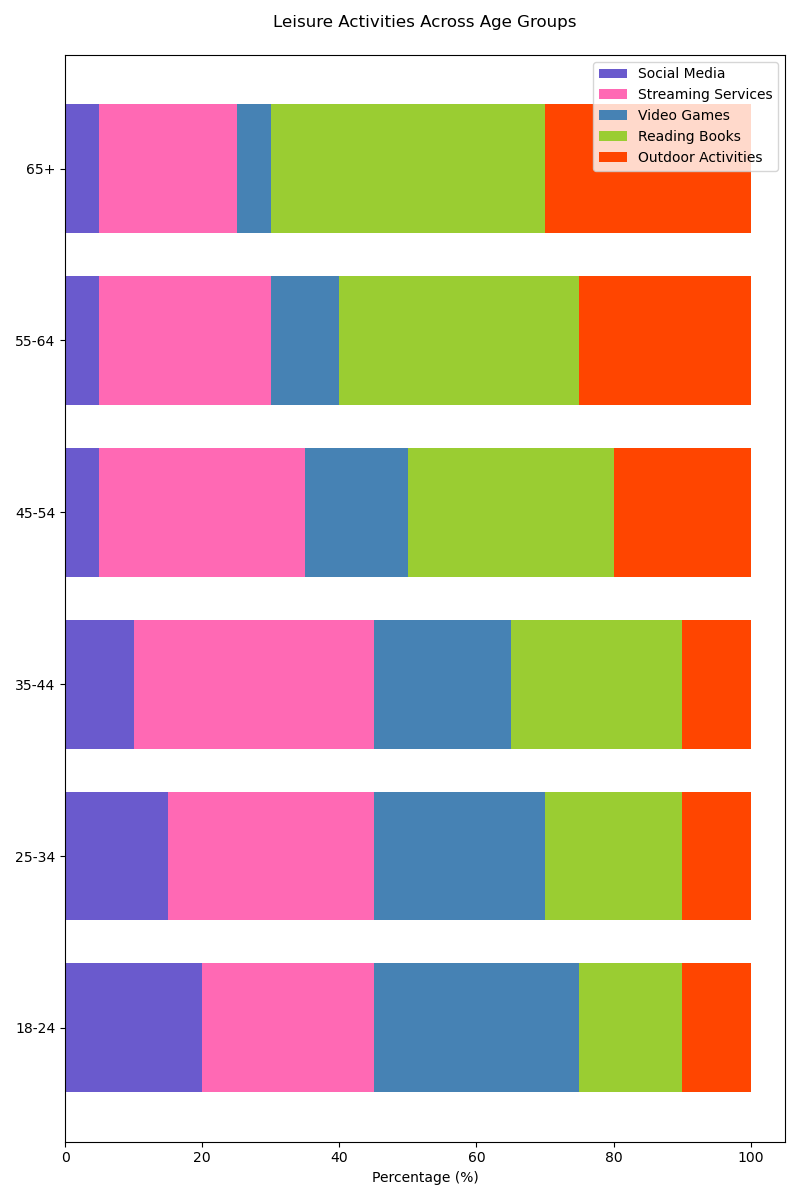

Recreate this plot in Python.

import matplotlib.pyplot as plt
import numpy as np

age_groups = ['18-24', '25-34', '35-44', '45-54', '55-64', '65+']
social_media = [20, 15, 10, 5, 5, 5]
streaming_services = [25, 30, 35, 30, 25, 20]
video_games = [30, 25, 20, 15, 10, 5]
reading_books = [15, 20, 25, 30, 35, 40]
outdoor_activities = [10, 10, 10, 20, 25, 30]

data = np.array([social_media, streaming_services, video_games, reading_books, outdoor_activities])
data_cum = data.cumsum(axis=0)

colors = ['#6A5ACD', '#FF69B4', '#4682B4', '#9ACD32', '#FF4500']

bar_height = 0.75

fig, ax = plt.subplots(figsize=(8, 12))

for i, (colname, color) in enumerate(zip(['Social Media', 'Streaming Services', 'Video Games', 'Reading Books', 'Outdoor Activities'], colors)):
    widths = data[i]
    starts = data_cum[i] - widths
    ax.barh(age_groups, widths, left=starts, height=bar_height, label=colname, color=color)

ax.set_xlabel('Percentage (%)')
ax.set_title('Leisure Activities Across Age Groups', pad=20)
ax.legend(loc='upper right')

plt.tight_layout()
plt.show()
